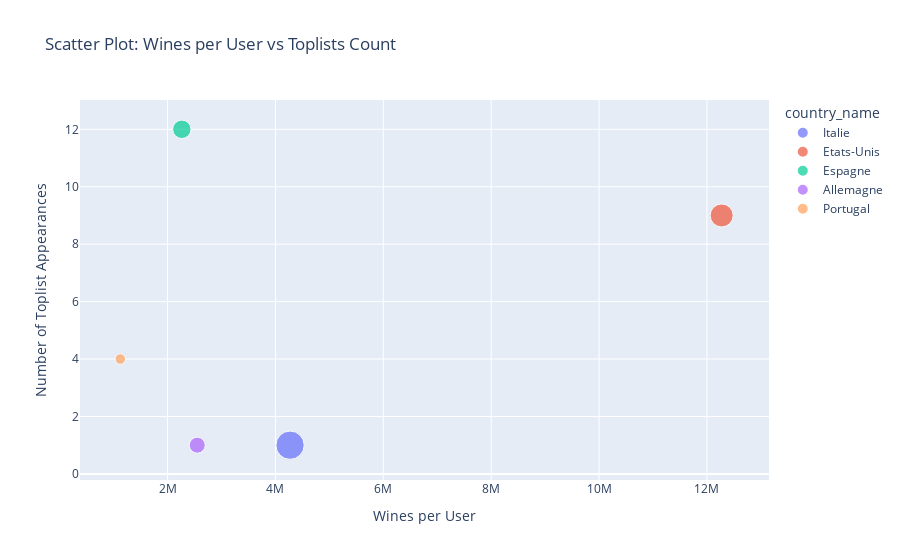

The notebook cell this image was saved under:
### Code cell
fig = px.scatter(df, x='wines_per_user', y='toplists_count',
                 title='Scatter Plot: Wines per User vs Toplists Count',
                 labels={'wines_per_user': 'Wines per User',
                         'toplists_count': 'Number of Toplist Appearances'},
                 color='country_name',  # Color by country, for example
                 size='wineries_count',  # Size by number of wineries
                 hover_data=['country_name'],  # Show country names on hover
                 trendline='ols')  # Optional: adds a trendline
fig.show()

### Figure 1 — Plotly figure (JSON) as saved in the notebook; plotly's stock layout.template omitted (floating-point values rounded to 4 significant figures)
{"data": [{"customdata": [["Italie"]], "hovertemplate": "country_name=%{customdata[0]}<br>Wines per User=%{x}<br>Number of Toplist Appearances=%{y}<br>wineries_count=%{marker.size}<extra></extra>", "legendgroup": "Italie", "marker": {"color": "#636efa", "size": [42399], "sizemode": "area", "sizeref": 106.0, "symbol": "circle"}, "mode": "markers", "name": "Italie", "orientation": "v", "showlegend": true, "type": "scatter", "x": [4270717], "xaxis": "x", "y": [1], "yaxis": "y"}, {"hovertemplate": "country_name=Italie<extra></extra>", "legendgroup": "Italie", "marker": {"color": "#636efa", "symbol": "circle"}, "mode": "lines", "name": "Italie", "showlegend": false, "type": "scatter", "xaxis": "x", "yaxis": "y"}, {"customdata": [["Etats-Unis"]], "hovertemplate": "country_name=%{customdata[0]}<br>Wines per User=%{x}<br>Number of Toplist Appearances=%{y}<br>wineries_count=%{marker.size}<extra></extra>", "legendgroup": "Etats-Unis", "marker": {"color": "#EF553B", "size": [28145], "sizemode": "area", "sizeref": 106.0, "symbol": "circle"}, "mode": "markers", "name": "Etats-Unis", "orientation": "v", "showlegend": true, "type": "scatter", "x": [12273684], "xaxis": "x", "y": [9], "yaxis": "y"}, {"hovertemplate": "country_name=Etats-Unis<extra></extra>", "legendgroup": "Etats-Unis", "marker": {"color": "#EF553B", "symbol": "circle"}, "mode": "lines", "name": "Etats-Unis", "showlegend": false, "type": "scatter", "xaxis": "x", "yaxis": "y"}, {"customdata": [["Espagne"]], "hovertemplate": "country_name=%{customdata[0]}<br>Wines per User=%{x}<br>Number of Toplist Appearances=%{y}<br>wineries_count=%{marker.size}<extra></extra>", "legendgroup": "Espagne", "marker": {"color": "#00cc96", "size": [18026], "sizemode": "area", "sizeref": 106.0, "symbol": "circle"}, "mode": "markers", "name": "Espagne", "orientation": "v", "showlegend": true, "type": "scatter", "x": [2264396], "xaxis": "x", "y": [12], "yaxis": "y"}, {"hovertemplate": "country_name=Espagne<extra></extra>", "legendgroup": "Espagne", "marker": {"color": "#00cc96", "symbol": "circle"}, "mode": "lines", "name": "Espagne", "showlegend": false, "type": "scatter", "xaxis": "x", "yaxis": "y"}, {"customdata": [["Allemagne"]], "hovertemplate": "country_name=%{customdata[0]}<br>Wines per User=%{x}<br>Number of Toplist Appearances=%{y}<br>wineries_count=%{marker.size}<extra></extra>", "legendgroup": "Allemagne", "marker": {"color": "#ab63fa", "size": [13643], "sizemode": "area", "sizeref": 106.0, "symbol": "circle"}, "mode": "markers", "name": "Allemagne", "orientation": "v", "showlegend": true, "type": "scatter", "x": [2549989], "xaxis": "x", "y": [1], "yaxis": "y"}, {"hovertemplate": "country_name=Allemagne<extra></extra>", "legendgroup": "Allemagne", "marker": {"color": "#ab63fa", "symbol": "circle"}, "mode": "lines", "name": "Allemagne", "showlegend": false, "type": "scatter", "xaxis": "x", "yaxis": "y"}, {"customdata": [["Portugal"]], "hovertemplate": "country_name=%{customdata[0]}<br>Wines per User=%{x}<br>Number of Toplist Appearances=%{y}<br>wineries_count=%{marker.size}<extra></extra>", "legendgroup": "Portugal", "marker": {"color": "#FFA15A", "size": [5834], "sizemode": "area", "sizeref": 106.0, "symbol": "circle"}, "mode": "markers", "name": "Portugal", "orientation": "v", "showlegend": true, "type": "scatter", "x": [1123535], "xaxis": "x", "y": [4], "yaxis": "y"}, {"hovertemplate": "country_name=Portugal<extra></extra>", "legendgroup": "Portugal", "marker": {"color": "#FFA15A", "symbol": "circle"}, "mode": "lines", "name": "Portugal", "showlegend": false, "type": "scatter", "xaxis": "x", "yaxis": "y"}], "layout": {"legend": {"itemsizing": "constant", "title": {"text": "country_name"}, "tracegroupgap": 0}, "title": {"text": "Scatter Plot: Wines per User vs Toplists Count"}, "xaxis": {"anchor": "y", "domain": [0, 1], "title": {"text": "Wines per User"}}, "yaxis": {"anchor": "x", "domain": [0, 1], "title": {"text": "Number of Toplist Appearances"}}}}
